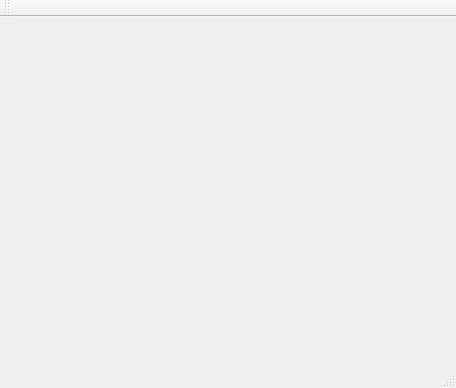
<?xml version="1.0" encoding="UTF-8"?>
<ui version="4.0">
 <class>MainWindow</class>
 <widget class="QMainWindow" name="MainWindow">
  <property name="geometry">
   <rect>
    <x>0</x>
    <y>0</y>
    <width>456</width>
    <height>388</height>
   </rect>
  </property>
  <property name="windowTitle">
   <string>MainWindow</string>
  </property>
  <widget class="QWidget" name="centralWidget">
   <layout class="QGridLayout" name="gridLayout_2">
    <item row="0" column="0">
     <layout class="QGridLayout" name="gridLayout"/>
    </item>
   </layout>
  </widget>
  <widget class="QMenuBar" name="menuBar">
   <property name="geometry">
    <rect>
     <x>0</x>
     <y>0</y>
     <width>456</width>
     <height>21</height>
    </rect>
   </property>
  </widget>
  <widget class="QToolBar" name="mainToolBar">
   <attribute name="toolBarArea">
    <enum>TopToolBarArea</enum>
   </attribute>
   <attribute name="toolBarBreak">
    <bool>false</bool>
   </attribute>
  </widget>
  <widget class="QStatusBar" name="statusBar"/>
 </widget>
 <layoutdefault spacing="6" margin="11"/>
 <resources/>
 <connections/>
</ui>
